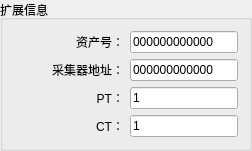
           <widget class="QGroupBox" name="groupBox_Extended_object">
            <property name="maximumSize">
             <size>
              <width>300</width>
              <height>16777215</height>
             </size>
            </property>
            <property name="title">
             <string>扩展信息</string>
            </property>
            <layout class="QVBoxLayout" name="verticalLayout_23">
             <item>
              <layout class="QHBoxLayout" name="horizontalLayout_152">
               <item>
                <widget class="QLabel" name="label_assetNumber">
                 <property name="sizePolicy">
                  <sizepolicy hsizetype="Fixed" vsizetype="Preferred">
                   <horstretch>0</horstretch>
                   <verstretch>0</verstretch>
                  </sizepolicy>
                 </property>
                 <property name="minimumSize">
                  <size>
                   <width>110</width>
                   <height>0</height>
                  </size>
                 </property>
                 <property name="maximumSize">
                  <size>
                   <width>110</width>
                   <height>16777215</height>
                  </size>
                 </property>
                 <property name="text">
                  <string>资产号：</string>
                 </property>
                 <property name="alignment">
                  <set>Qt::AlignRight|Qt::AlignTrailing|Qt::AlignVCenter</set>
                 </property>
                </widget>
               </item>
               <item>
                <widget class="QLineEdit" name="lineEdit_assetNumber">
                 <property name="sizePolicy">
                  <sizepolicy hsizetype="Minimum" vsizetype="Fixed">
                   <horstretch>0</horstretch>
                   <verstretch>0</verstretch>
                  </sizepolicy>
                 </property>
                 <property name="minimumSize">
                  <size>
                   <width>100</width>
                   <height>0</height>
                  </size>
                 </property>
                 <property name="maximumSize">
                  <size>
                   <width>16777215</width>
                   <height>16777215</height>
                  </size>
                 </property>
                 <property name="sizeIncrement">
                  <size>
                   <width>150</width>
                   <height>0</height>
                  </size>
                 </property>
                 <property name="baseSize">
                  <size>
                   <width>150</width>
                   <height>0</height>
                  </size>
                 </property>
                 <property name="text">
                  <string>000000000000</string>
                 </property>
                 <property name="maxLength">
                  <number>12</number>
                 </property>
                </widget>
               </item>
              </layout>
             </item>
             <item>
              <layout class="QHBoxLayout" name="horizontalLayout_151">
               <item>
                <widget class="QLabel" name="label_collAddr">
                 <property name="sizePolicy">
                  <sizepolicy hsizetype="Fixed" vsizetype="Preferred">
                   <horstretch>0</horstretch>
                   <verstretch>0</verstretch>
                  </sizepolicy>
                 </property>
                 <property name="minimumSize">
                  <size>
                   <width>110</width>
                   <height>0</height>
                  </size>
                 </property>
                 <property name="maximumSize">
                  <size>
                   <width>110</width>
                   <height>16777215</height>
                  </size>
                 </property>
                 <property name="text">
                  <string>采集器地址：</string>
                 </property>
                 <property name="alignment">
                  <set>Qt::AlignRight|Qt::AlignTrailing|Qt::AlignVCenter</set>
                 </property>
                </widget>
               </item>
               <item>
                <widget class="QLineEdit" name="lineEdit_collAddr">
                 <property name="sizePolicy">
                  <sizepolicy hsizetype="Minimum" vsizetype="Fixed">
                   <horstretch>0</horstretch>
                   <verstretch>0</verstretch>
                  </sizepolicy>
                 </property>
                 <property name="minimumSize">
                  <size>
                   <width>100</width>
                   <height>0</height>
                  </size>
                 </property>
                 <property name="maximumSize">
                  <size>
                   <width>16777215</width>
                   <height>16777215</height>
                  </size>
                 </property>
                 <property name="sizeIncrement">
                  <size>
                   <width>150</width>
                   <height>0</height>
                  </size>
                 </property>
                 <property name="baseSize">
                  <size>
                   <width>150</width>
                   <height>0</height>
                  </size>
                 </property>
                 <property name="text">
                  <string>000000000000</string>
                 </property>
                 <property name="maxLength">
                  <number>12</number>
                 </property>
                </widget>
               </item>
              </layout>
             </item>
             <item>
              <layout class="QHBoxLayout" name="horizontalLayout_154">
               <item>
                <widget class="QLabel" name="label_PT">
                 <property name="sizePolicy">
                  <sizepolicy hsizetype="Fixed" vsizetype="Preferred">
                   <horstretch>0</horstretch>
                   <verstretch>0</verstretch>
                  </sizepolicy>
                 </property>
                 <property name="minimumSize">
                  <size>
                   <width>110</width>
                   <height>0</height>
                  </size>
                 </property>
                 <property name="maximumSize">
                  <size>
                   <width>110</width>
                   <height>16777215</height>
                  </size>
                 </property>
                 <property name="text">
                  <string>PT：</string>
                 </property>
                 <property name="alignment">
                  <set>Qt::AlignRight|Qt::AlignTrailing|Qt::AlignVCenter</set>
                 </property>
                </widget>
               </item>
               <item>
                <widget class="QLineEdit" name="lineEdit_PT">
                 <property name="sizePolicy">
                  <sizepolicy hsizetype="Minimum" vsizetype="Fixed">
                   <horstretch>0</horstretch>
                   <verstretch>0</verstretch>
                  </sizepolicy>
                 </property>
                 <property name="minimumSize">
                  <size>
                   <width>100</width>
                   <height>0</height>
                  </size>
                 </property>
                 <property name="maximumSize">
                  <size>
                   <width>16777215</width>
                   <height>16777215</height>
                  </size>
                 </property>
                 <property name="sizeIncrement">
                  <size>
                   <width>150</width>
                   <height>0</height>
                  </size>
                 </property>
                 <property name="baseSize">
                  <size>
                   <width>150</width>
                   <height>0</height>
                  </size>
                 </property>
                 <property name="text">
                  <string>1</string>
                 </property>
                 <property name="maxLength">
                  <number>3</number>
                 </property>
                </widget>
               </item>
              </layout>
             </item>
             <item>
              <layout class="QHBoxLayout" name="horizontalLayout_153">
               <item>
                <widget class="QLabel" name="label_CT">
                 <property name="sizePolicy">
                  <sizepolicy hsizetype="Fixed" vsizetype="Preferred">
                   <horstretch>0</horstretch>
                   <verstretch>0</verstretch>
                  </sizepolicy>
                 </property>
                 <property name="minimumSize">
                  <size>
                   <width>110</width>
                   <height>0</height>
                  </size>
                 </property>
                 <property name="maximumSize">
                  <size>
                   <width>110</width>
                   <height>16777215</height>
                  </size>
                 </property>
                 <property name="text">
                  <string>CT：</string>
                 </property>
                 <property name="alignment">
                  <set>Qt::AlignRight|Qt::AlignTrailing|Qt::AlignVCenter</set>
                 </property>
                </widget>
               </item>
               <item>
                <widget class="QLineEdit" name="lineEdit_CT">
                 <property name="sizePolicy">
                  <sizepolicy hsizetype="Minimum" vsizetype="Fixed">
                   <horstretch>0</horstretch>
                   <verstretch>0</verstretch>
                  </sizepolicy>
                 </property>
                 <property name="minimumSize">
                  <size>
                   <width>100</width>
                   <height>0</height>
                  </size>
                 </property>
                 <property name="maximumSize">
                  <size>
                   <width>16777215</width>
                   <height>16777215</height>
                  </size>
                 </property>
                 <property name="sizeIncrement">
                  <size>
                   <width>150</width>
                   <height>0</height>
                  </size>
                 </property>
                 <property name="baseSize">
                  <size>
                   <width>150</width>
                   <height>0</height>
                  </size>
                 </property>
                 <property name="autoFillBackground">
                  <bool>false</bool>
                 </property>
                 <property name="text">
                  <string>1</string>
                 </property>
                 <property name="maxLength">
                  <number>3</number>
                 </property>
                 <property name="frame">
                  <bool>true</bool>
                 </property>
                 <property name="echoMode">
                  <enum>QLineEdit::Normal</enum>
                 </property>
                 <property name="dragEnabled">
                  <bool>false</bool>
                 </property>
                 <property name="readOnly">
                  <bool>false</bool>
                 </property>
                 <property name="cursorMoveStyle">
                  <enum>Qt::LogicalMoveStyle</enum>
                 </property>
                </widget>
               </item>
              </layout>
             </item>
            </layout>
           </widget>
